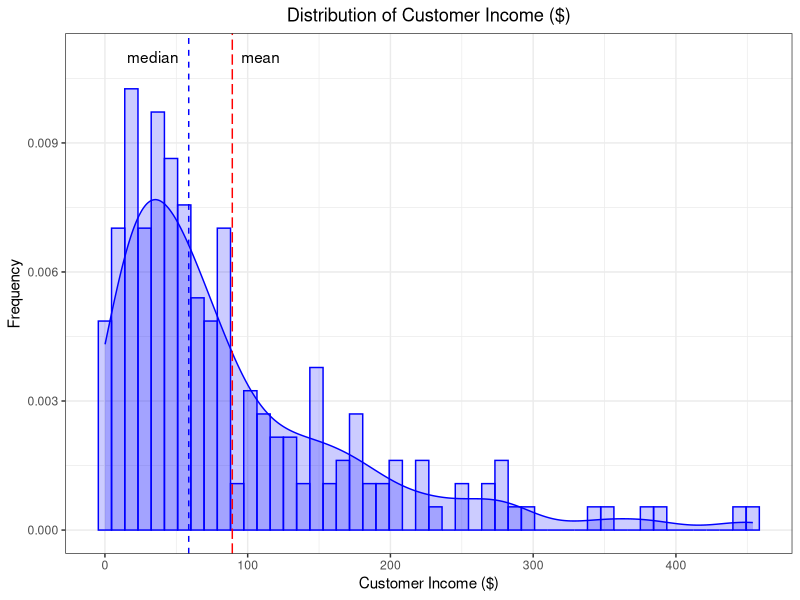
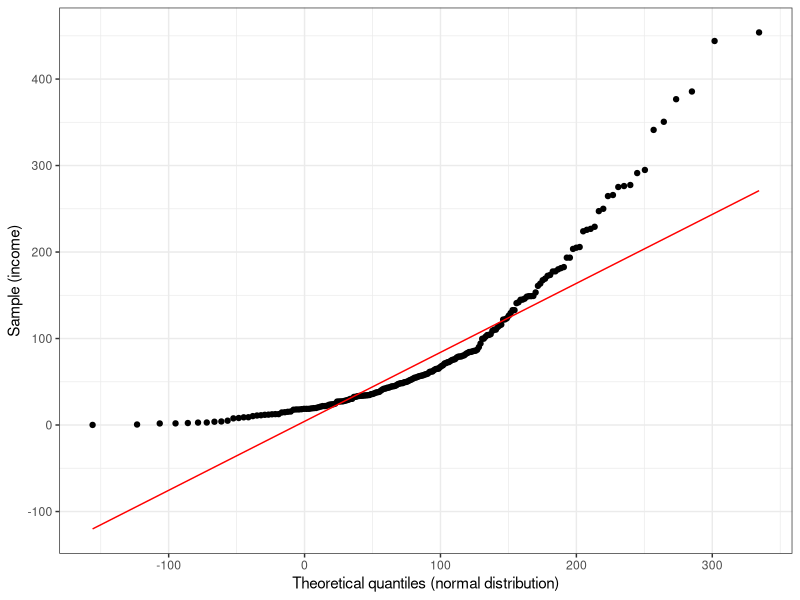
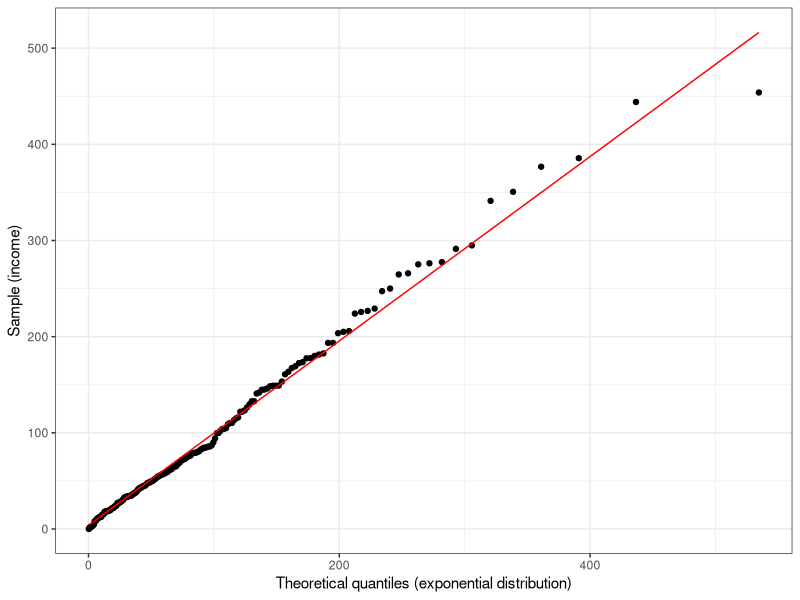
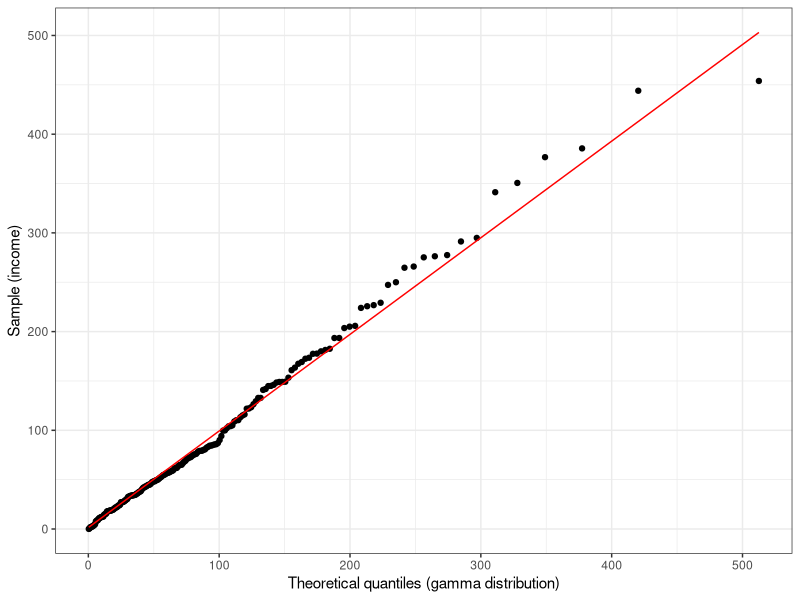
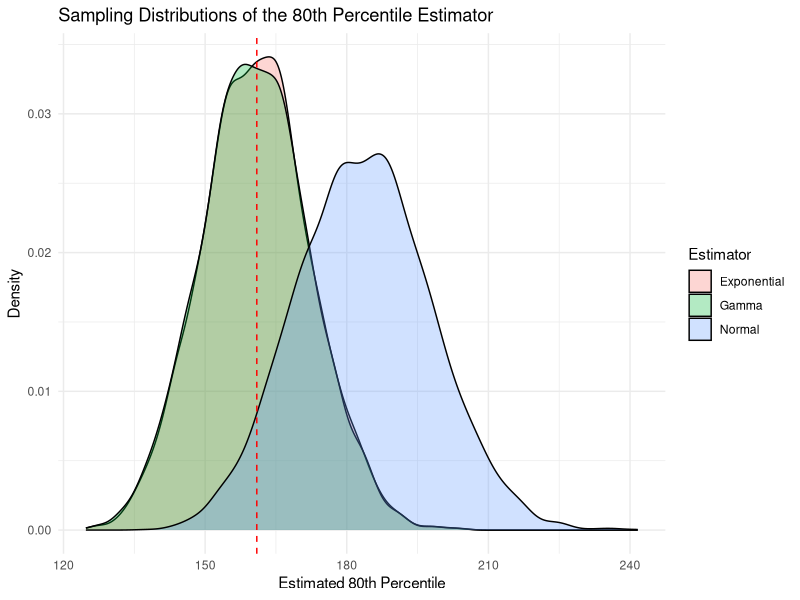
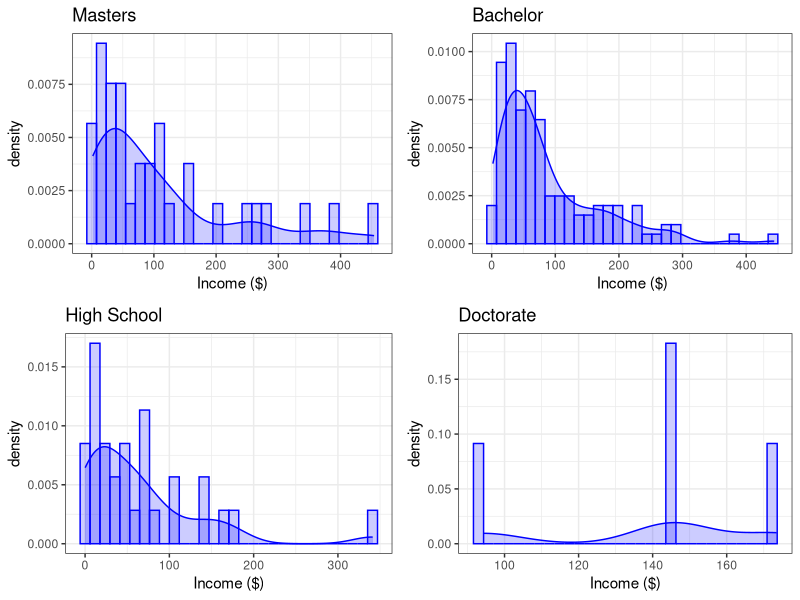
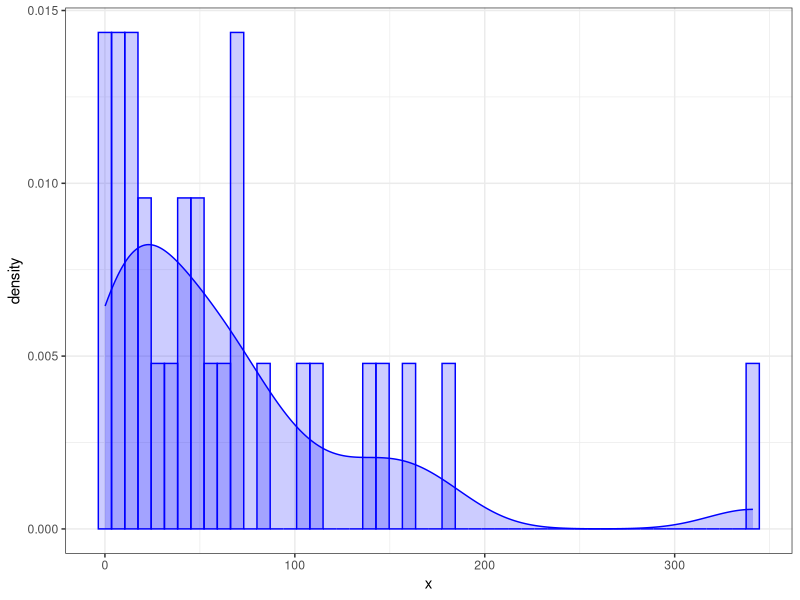
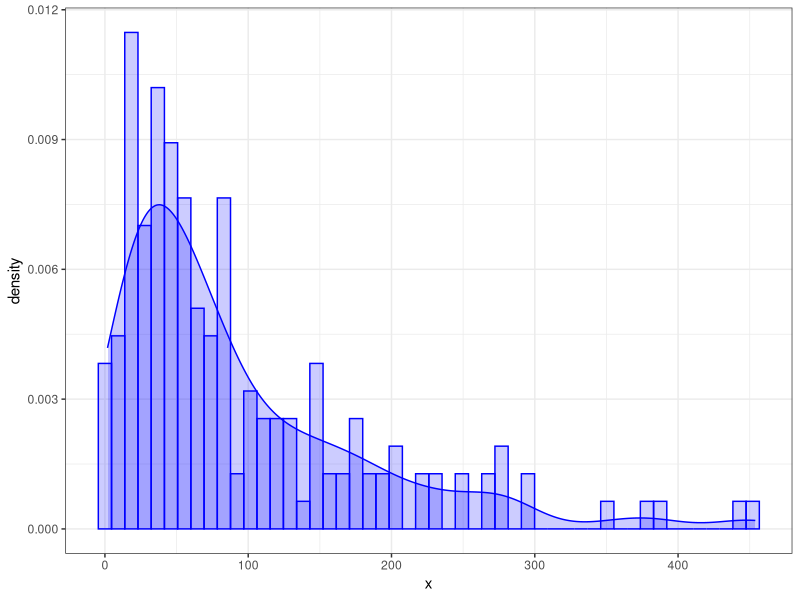

Here is the R script that generated these plots, in order:
## ---- chunk 1
knitr::opts_chunk$set(echo = TRUE, eval = TRUE, warning = FALSE, message = FALSE, error = FALSE)
library(tidyverse)
library(broom)
library(gridExtra)
library(MASS)

# Creates a histogram and smoothed histogram given a vector of values.
dataplot <- function(x, bins = 50, colour = "blue") {
  ggplot(tibble(x = x), aes(x = x, y = after_stat(density))) +
    geom_histogram(bins = bins, colour = colour, fill = colour, alpha = 0.2) +
    geom_density(colour = colour, fill = colour, alpha = 0.2) +
    theme_bw()
}

set.seed(24205242)
## ---- chunk 2
bank <- read_csv("banksurvey.csv")
head(bank)
## ---- chunk 3

summary(bank$income) #Provides descriptive stats of customer income 
sd(bank$income) #Standard deviation of customer income 

income_summary <- 
  bank %>% 
  summarise(
    mean = mean(income), 
    median = median(income), 
    sd = sd(income), 
    max = max(income), 
    min = min(income)
  )
## ---- chunk 4
dataplot(bank$income) + 
  geom_vline(xintercept = income_summary$mean, colour = "red", linetype = 5) +
  geom_vline(xintercept = income_summary$median, colour = "blue", linetype = 2) +
  annotate("text", label = "mean", x = income_summary$mean + 20, y = 0.011) +
  annotate("text", label = "median", x = income_summary$median - 25, y = 0.011) +
  xlab("Customer Income ($)") + 
  ylab("Frequency") + 
  ggtitle("Distribution of Customer Income ($)") + 
  theme(plot.title = element_text(hjust = 0.5))
## ---- chunk 5
normal_fit <- fitdistr(bank$income, "normal")
normal_fit %>% tidy()

exponential_fit <- fitdistr(bank$income, "exponential") 
exponential_fit %>% tidy()

gamma_fit <- fitdistr(bank$income, "gamma") 
gamma_fit %>% tidy()
## ---- chunk 6
qq_norm <- 
  bank %>% 
  ggplot() +
    aes(sample = income) +
    stat_qq(distribution = qnorm, dparams = normal_fit$estimate) +
    stat_qq_line(distribution = qnorm, dparams = normal_fit$estimate, color = "red") +
    theme(aspect.ratio = 1) +    
    theme_bw() +
    xlab("Theoretical quantiles (normal distribution)") +
    ylab("Sample (income)")
qq_norm
## ---- chunk 7
qq_exp <- 
  bank %>% 
  ggplot() +
    aes(sample = income) +
    stat_qq(distribution = qexp, dparams = exponential_fit$estimate) +
    stat_qq_line(distribution = qexp, dparams = exponential_fit$estimate, color = "red") +
    theme(aspect.ratio = 1) +    
    theme_bw() +
    xlab("Theoretical quantiles (exponential distribution)") +
    ylab("Sample (income)")
qq_exp
## ---- chunk 8
qq_gamma <- 
  bank %>% 
  ggplot() +
    aes(sample = income) +
    stat_qq(distribution = qgamma, dparams = gamma_fit$estimate) +
    stat_qq_line(distribution = qgamma, dparams = gamma_fit$estimate, color = "red") +
    theme(aspect.ratio = 1) +    
    theme_bw() +
    xlab("Theoretical quantiles (gamma distribution)") +
    ylab("Sample (income)")
qq_gamma
## ---- chunk 9
normal_80th_percentile <- qnorm(0.8, mean = normal_fit$estimate[1], sd =normal_fit$estimate[2])
exponential_80th_percentile <- qexp(0.8, rate = exponential_fit$estimate)
gamma_80th_percentile <- qgamma(0.8, shape = gamma_fit$estimate[1], rate = gamma_fit$estimate[2])
sample_80th_percentile <- quantile(bank$income, probs = 0.8, type = 7)

tibble(normal_80th_percentile, exponential_80th_percentile, gamma_80th_percentile, sample_80th_percentile)
## ---- chunk 10
B <- 5000
norm_quant <- matrix(nrow = B, ncol = 1)

for (b in 1:B) {
  temp <- sample(bank$income, replace = TRUE)
  fit <- fitdistr(temp, "normal")
  
  norm_quant[b,] <- qnorm(0.8, fit$estimate[1], fit$estimate[2])
}

normal_80th_percentiles <- quantile(norm_quant, c(0.025, 0.975))

normal_80th_percentiles
## ---- chunk 11
B <- 5000
exp_quant <- matrix(nrow = B, ncol = 1)

for (b in 1:B) {
  temp <- sample(bank$income, replace = TRUE)
  fit <- fitdistr(temp, "exponential")
  
  exp_quant[b,] <- qexp(0.8, fit$estimate)
}

exponential_80th_percentiles <- quantile(exp_quant, c(0.025, 0.975))
exponential_80th_percentiles
## ---- chunk 12
B <- 5000
gamma_quant <- matrix(nrow = B, ncol = 1)

for (b in 1:B) {
  temp <- sample(bank$income, replace = TRUE)
  fit <- fitdistr(temp, "gamma")
  
  gamma_quant[b,] <- qgamma(0.8, fit$estimate[1], fit$estimate[2])
}

gamma_80th_percentiles <- quantile(gamma_quant, c(0.025, 0.975))
gamma_80th_percentiles
## ---- chunk 13
B <- 5000
quant <- matrix(nrow = B, ncol = 1)

for (b in 1:B) {
  temp <- sample(bank$income, replace = TRUE)
  quant[b,] <- quantile(temp, probs = 0.8, type = 7)
}

sample_80th_percentiles <- quantile(quant, c(0.025, 0.975))
## ---- chunk 14
tibble(normal_80th_percentiles, exponential_80th_percentiles, gamma_80th_percentiles, sample_80th_percentiles)
## ---- chunk 15
set.seed(1000)
n <- 200
B <- 5000

samples <- replicate(B, rexp(n, rate = 1/100))

for (i in 5000) {
  sample <- rexp(200, 1/100)
  
}

normal_estimates <- apply(samples, 2, function(x) qnorm(0.8, mean(x), sd(x)))
exp_estimates <- apply(samples, 2, function(x) qexp(0.8, rate = 1/mean(x)))
gamma_estimates <- apply(samples, 2, function(x) {
  fit <- fitdistr(x, "gamma")
  qgamma(0.8, shape = fit$estimate["shape"], rate = fit$estimate["rate"])
})

true_80th_percentile <- qexp(0.8, 1/100)
true_80th_percentile
blob <- tibble(normal_estimates, exp_estimates, gamma_estimates) 
## ---- chunk 16
data.frame(
  Normal = normal_estimates,
  Exponential = exp_estimates,
  Gamma = gamma_estimates
) %>%
  gather(key = "Estimator", value = "Estimate") %>%
  ggplot(aes(x = Estimate, fill = Estimator)) +
  geom_density(alpha = 0.3) +
  geom_vline(xintercept = true_80th_percentile, color = "red", linetype = "dashed") +
  labs(title = "Sampling Distributions of the 80th Percentile Estimator",
       x = "Estimated 80th Percentile", y = "Density") +
  theme_minimal()
## ---- chunk 17
bias_normal <- mean(normal_estimates) - true_80th_percentile
bias_normal

bias_exp <- mean(exp_estimates) - true_80th_percentile
bias_exp

bias_gamma <- mean(gamma_estimates) - true_80th_percentile
bias_gamma
## ---- chunk 18
unique(bank$education) 

master <- bank %>% filter(education == "Master") 
bachelor <- bank %>% filter(education == "Bachelor") 
highschool <- bank %>% filter(education == "High school") 
doctorate <- bank %>% filter(education == "Doctorate") 

master_plot <- dataplot(master$income, bins = 30) + ggtitle("Masters")  + xlab("Income ($)")
bachelor_plot <- dataplot(bachelor$income, bins = 30) + ggtitle("Bachelor") + xlab("Income ($)")
highschool_plot <- dataplot(highschool$income, bins = 30) + ggtitle("High School") + xlab("Income ($)")
doctorate_plot <- dataplot(doctorate$income, bins = 30) + ggtitle("Doctorate") + xlab("Income ($)")

grid.arrange(master_plot, bachelor_plot, highschool_plot, doctorate_plot)
## ---- chunk 19
n_completed_uni <- bank %>% filter(education == "High school")
mean(n_completed_uni$income)

completed_uni <- bank %>% filter(education != "High school")
mean(completed_uni$income) 

t_test_result <- t.test(completed_uni$income, n_completed_uni$income, conf.level = 0.95)

t_test_result$conf.int
## ---- chunk 20
dataplot(n_completed_uni$income)
dataplot(completed_uni$income)

gamma_exponential <- function(n, xbar, alpha = 1, beta = 1) {
  atil <- alpha + n
  btil <- beta + n*xbar
  out <- list(alpha_tilde = atil, beta_tilde = btil)
  return(out)
}

gamma_meanvar <- function(alpha, beta) {
  mean <- alpha / beta
  var <- alpha / (beta^2)
  out <- list(mean = mean, var = var)
  return(out)
}

n_completed_uni_posterior <- gamma_exponential(30, 65.06)
completed_uni_posterior <- gamma_exponential(170, 93.48941)
n_completed_uni_posterior #distribution of λ_0
completed_uni_posterior #distribution of λ_1

qgamma(c(0.025, 0.975), n_completed_uni_posterior$alpha_tilde, n_completed_uni_posterior$beta_tilde) #95% chance of λ_0 being within this interval
qgamma(c(0.025, 0.975), completed_uni_posterior$alpha_tilde, completed_uni_posterior$beta_tilde) #95% chance of λ_1 being within this interval
## ---- chunk 21
set.seed(24205242)
R <- 10000

sampleCompleted <- rgamma(R, completed_uni_posterior$alpha_tilde, completed_uni_posterior$beta_tilde)
sampleHighschool <- rgamma(R, n_completed_uni_posterior$alpha_tilde, n_completed_uni_posterior$beta_tilde)
sampleDifference <- sampleCompleted - sampleHighschool

blob <- qexp(0.8, sampleCompleted) - qexp(0.8, sampleHighschool)

quantile(blob, probs = c(0.025,0.975), type = 7)
